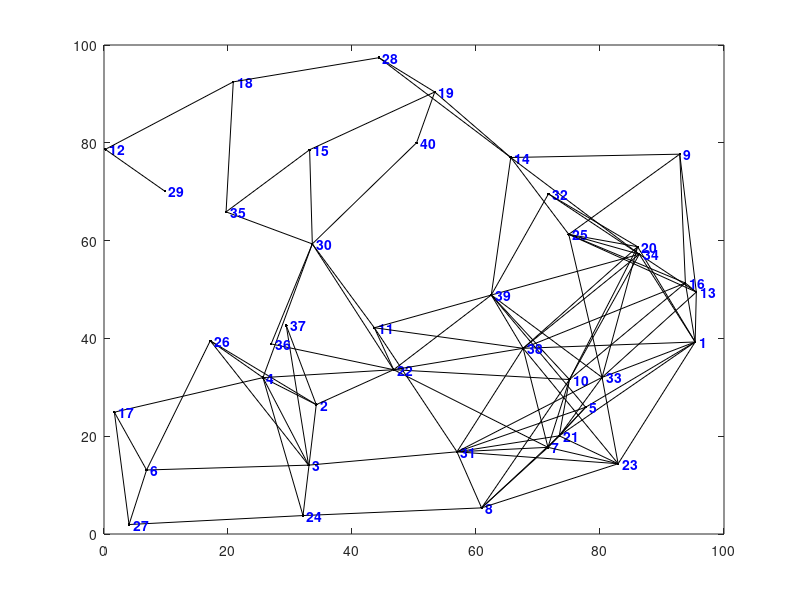

This figure's MATLAB source: (Note: this script raises an error after producing the figure.)
function [dist,path] = dijkstra2(nodes,segments,start_id,finish_id)
%DIJKSTRA Calculates the shortest distance and path between points on a map
%   using Dijkstra's Shortest Path Algorithm
% 
% [DIST, PATH] = DIJKSTRA(NODES, SEGMENTS, SID, FID)
%   Calculates the shortest distance and path between start and finish nodes SID and FID
% 
% [DIST, PATH] = DIJKSTRA(NODES, SEGMENTS, SID)
%   Calculates the shortest distances and paths from the starting node SID to all
%     other nodes in the map
% 
% Note:
%     DIJKSTRA is set up so that an example is created if no inputs are provided,
%       but ignores the example and just processes the inputs if they are given.
% 
% Inputs:
%     NODES should be an Nx3 or Nx4 matrix with the format [ID X Y] or [ID X Y Z]
%       where ID is an integer, and X, Y, Z are cartesian position coordinates)
%     SEGMENTS should be an Mx3 matrix with the format [ID N1 N2]
%       where ID is an integer, and N1, N2 correspond to node IDs from NODES list
%       such that there is an [undirected] edge/segment between node N1 and node N2
%     SID should be an integer in the node ID list corresponding with the starting node
%     FID (optional) should be an integer in the node ID list corresponding with the finish
% 
% Outputs:
%     DIST is the shortest Euclidean distance
%       If FID was specified, DIST will be a 1x1 double representing the shortest
%         Euclidean distance between SID and FID along the map segments. DIST will have
%         a value of INF if there are no segments connecting SID and FID.
%       If FID was not specified, DIST will be a 1xN vector representing the shortest
%         Euclidean distance between SID and all other nodes on the map. DIST will have
%         a value of INF for any nodes that cannot be reached along segments of the map.
%     PATH is a list of nodes containing the shortest route
%       If FID was specified, PATH will be a 1xP vector of node IDs from SID to FID.
%         NAN will be returned if there are no segments connecting SID to FID.
%       If FID was not specified, PATH will be a 1xN cell of vectors representing the
%         shortest route from SID to all other nodes on the map. PATH will have a value
%         of NAN for any nodes that cannot be reached along the segments of the map.
% 
% Example:
%     dijkstra; % calculates shortest path and distance between two nodes
%               % on a map of randomly generated nodes and segments
% 
% Example:
%     nodes = [(1:10); 100*rand(2,10)]';
%     segments = [(1:17); floor(1:0.5:9); ceil(2:0.5:10)]';
%     figure; plot(nodes(:,2), nodes(:,3),'k.');
%     hold on;
%     for s = 1:17
%         if (s <= 10) text(nodes(s,2),nodes(s,3),[' ' num2str(s)]); end
%         plot(nodes(segments(s,2:3)',2),nodes(segments(s,2:3)',3),'k');
%     end
%     [d, p] = dijkstra(nodes, segments, 1, 10)
%     for n = 2:length(p)
%         plot(nodes(p(n-1:n),2),nodes(p(n-1:n),3),'r-.','linewidth',2);
%     end
%     hold off;
% 
% Author: Joseph Kirk
% Email: jdkirk630 at gmail dot com
% Release: 1.3
% Release Date: 5/18/07

if (nargin < 3) % SETUP
    % (GENERATE RANDOM EXAMPLE OF NODES AND SEGMENTS IF NOT GIVEN AS INPUTS)
    % Create a random set of nodes/vertices,and connect some of them with
    % edges/segments. Then graph the resulting map.
    num_nodes = 40; L = 100; max_seg_length = 30; ids = (1:num_nodes)';
    nodes = [ids L*rand(num_nodes,2)]; % create random nodes
    h = figure; plot(nodes(:,2),nodes(:,3),'k.') % plot the nodes
    text(nodes(num_nodes,2),nodes(num_nodes,3),...
        [' ' num2str(ids(num_nodes))],'Color','b','FontWeight','b')
    hold on
    num_segs = 0; segments = zeros(num_nodes*(num_nodes-1)/2,3);
    for i = 1:num_nodes-1 % create edges between some of the nodes
        text(nodes(i,2),nodes(i,3),[' ' num2str(ids(i))],'Color','b','FontWeight','b')
        for j = i+1:num_nodes
            d = sqrt(sum((nodes(i,2:3) - nodes(j,2:3)).^2));
            if and(d < max_seg_length,rand < 0.6)
                plot([nodes(i,2) nodes(j,2)],[nodes(i,3) nodes(j,3)],'k.-')
                % add this link to the segments list
                num_segs = num_segs + 1;
                segments(num_segs,:) = [num_segs nodes(i,1) nodes(j,1)];
            end
        end
    end
    segments(num_segs+1:num_nodes*(num_nodes-1)/2,:) = [];
    axis([0 L 0 L])
    % Calculate Shortest Path Using Dijkstra's Algorithm
    % Get random starting/ending nodes,compute the shortest distance and path.
    start_id = ceil(num_nodes*rand); disp(['start id = ' num2str(start_id)]);
    finish_id = ceil(num_nodes*rand); disp(['finish id = ' num2str(finish_id)]);
    [distance,path] = dijkstra(nodes,segments,start_id,finish_id);
    disp(['distance = ' num2str(distance)]); disp(['path = [' num2str(path) ']']);
    % If a Shortest Path exists,Plot it on the Map.
    figure(h)
    for k = 2:length(path)
        m = find(nodes(:,1) == path(k-1));
        n = find(nodes(:,1) == path(k));
        plot([nodes(m,2) nodes(n,2)],[nodes(m,3) nodes(n,3)],'ro-','LineWidth',2);
    end
    title(['Shortest Distance from ' num2str(start_id) ' to ' ...
        num2str(finish_id) ' = ' num2str(distance)])
    hold off
    
else %--------------------------------------------------------------------------
    % MAIN FUNCTION - DIJKSTRA'S ALGORITHM
    
    % initializations
    node_ids = nodes(:,1);
    [num_map_pts,cols] = size(nodes);
    table = sparse(num_map_pts,2);
    shortest_distance = Inf(num_map_pts,1);
    settled = zeros(num_map_pts,1);
    path = num2cell(NaN(num_map_pts,1));
    col = 2;
    pidx = find(start_id == node_ids);
    shortest_distance(pidx) = 0;
    table(pidx,col) = 0;
    settled(pidx) = 1;
    path(pidx) = {start_id};
    if (nargin < 4) % compute shortest path for all nodes
        while_cmd = 'sum(~settled) > 0';
    else % terminate algorithm early
        while_cmd = 'settled(zz) == 0';
        zz = find(finish_id == node_ids);
    end
    while eval(while_cmd)
        % update the table
        table(:,col-1) = table(:,col);
        table(pidx,col) = 0;
        % find neighboring nodes in the segments list
        neighbor_ids = [segments(node_ids(pidx) == segments(:,2),3);
            segments(node_ids(pidx) == segments(:,3),2)];
        % calculate the distances to the neighboring nodes and keep track of the paths
        for k = 1:length(neighbor_ids)
            cidx = find(neighbor_ids(k) == node_ids);
            if ~settled(cidx)
                d = sqrt(sum((nodes(pidx,2:cols) - nodes(cidx,2:cols)).^2));
                if (table(cidx,col-1) == 0) || ...
                        (table(cidx,col-1) > (table(pidx,col-1) + d))
                    table(cidx,col) = table(pidx,col-1) + d;
                    tmp_path = path(pidx);
                    path(cidx) = {[tmp_path{1} neighbor_ids(k)]};
                else
                    table(cidx,col) = table(cidx,col-1);
                end
            end
        end
        % find the minimum non-zero value in the table and save it
        nidx = find(table(:,col));
        ndx = find(table(nidx,col) == min(table(nidx,col)));
        if isempty(ndx)
            break
        else
            pidx = nidx(ndx(1));
            shortest_distance(pidx) = table(pidx,col);
            settled(pidx) = 1;
        end
    end
    if (nargin < 4) % return the distance and path arrays for all of the nodes
        dist = shortest_distance';
        path = path';
    else % return the distance and path for the ending node
        dist = shortest_distance(zz);
        path = path(zz);
        path = path{1};
    end
end
